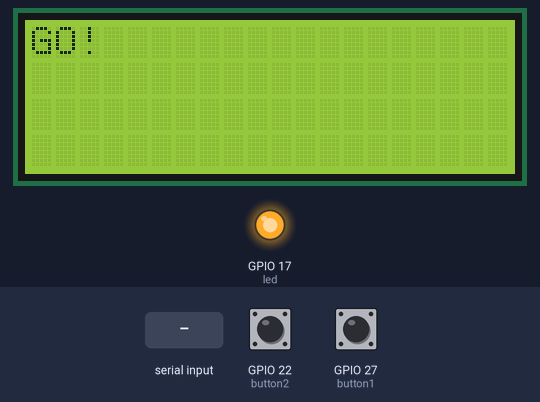
This program was run on a simulated Raspberry Pi (BCM pin numbers). Shown: 20×4 character LCD, output pins drawn as LEDs (lit = HIGH). The inputs (shaded band) are chosen by the test bench; at power-on: GPIO 22 (button2) HIGH, GPIO 27 (button1) HIGH. Random numbers come from a fixed seed; the clock reads 2024-03-15 10:24:30 at power-on unless the program sets it; what the program prints to the terminal is not drawn.

Above: at 5.0 s.
5.1 s: GPIO 22 (button2) pulled LOW for 0.15 s
At 6.3 s:
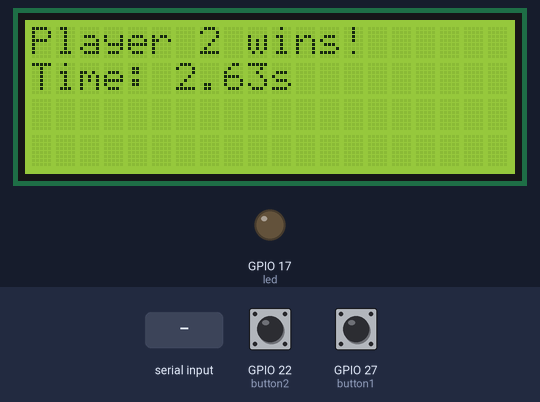
6.7 s: "y" typed at the terminal, then Enter
At 7.5 s:
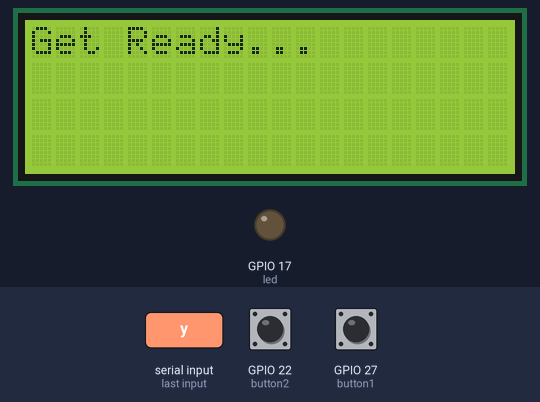
8.2 s: GPIO 27 (button1) pulled LOW for 0.15 s
At 9.6 s:
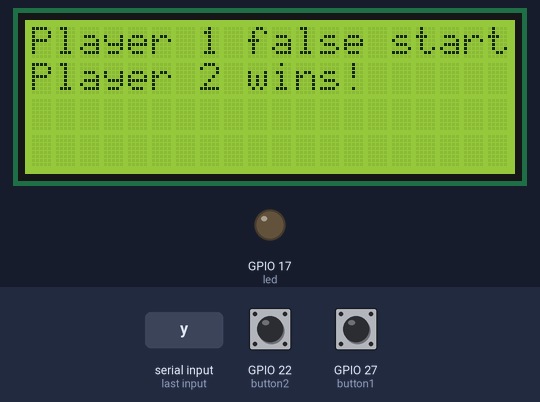
Timing chart, 0 to 11.2 s (numbered marks = the images above; inputs shaded):
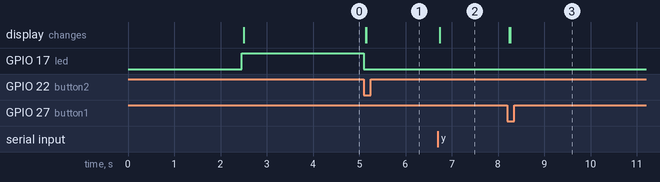

Measured:
- after the input at 5.1 s, GPIO 17 (led): HIGH → LOW at once; the display: first changes at once (image 1 shows a later state)
- after the input at 6.7 s, the display: changes at once (image 2)

The program:

day5_reaction_game_false_start.py
```python
"""
Raspberry Pi Camp - DIY Day - Reaction Game Extension: Catch a False Start
Pressing your button during "Get Ready..." now ends the round immediately
and hands the win to the other player.

Same wiring as day5_reaction_game.py.
"""

import random
from time import sleep, time
from gpiozero import LED, Button
from RPLCD.i2c import CharLCD

led = LED(17)
button1 = Button(27)
button2 = Button(22)
lcd = CharLCD('PCF8574', 0x27)


def play_round():
    lcd.clear()
    lcd.write_string('Get Ready...')

    wait_time = random.uniform(2, 5)
    start = time()
    false_start = None

    while time() - start < wait_time:
        if button1.is_pressed:
            false_start = "Player 1"
            break
        elif button2.is_pressed:
            false_start = "Player 2"
            break

    if false_start is not None:
        other = "Player 2" if false_start == "Player 1" else "Player 1"
        lcd.clear()
        lcd.write_string(false_start + " false start!")
        lcd.cursor_pos = (1, 0)
        lcd.write_string(other + " wins!")
        return

    led.on()
    lcd.clear()
    lcd.write_string('GO!')
    start_time = time()

    winner = None
    while winner is None:
        if button1.is_pressed:
            winner = "Player 1"
        elif button2.is_pressed:
            winner = "Player 2"

    elapsed = time() - start_time
    led.off()
    lcd.clear()
    lcd.write_string(winner + " wins!")
    lcd.cursor_pos = (1, 0)
    lcd.write_string(f"Time: {elapsed:.2f}s")


play_round()
again = input("Play again? (y/n): ")
while again == "y":
    play_round()
    again = input("Play again? (y/n): ")

print("Thanks for playing!")
```
